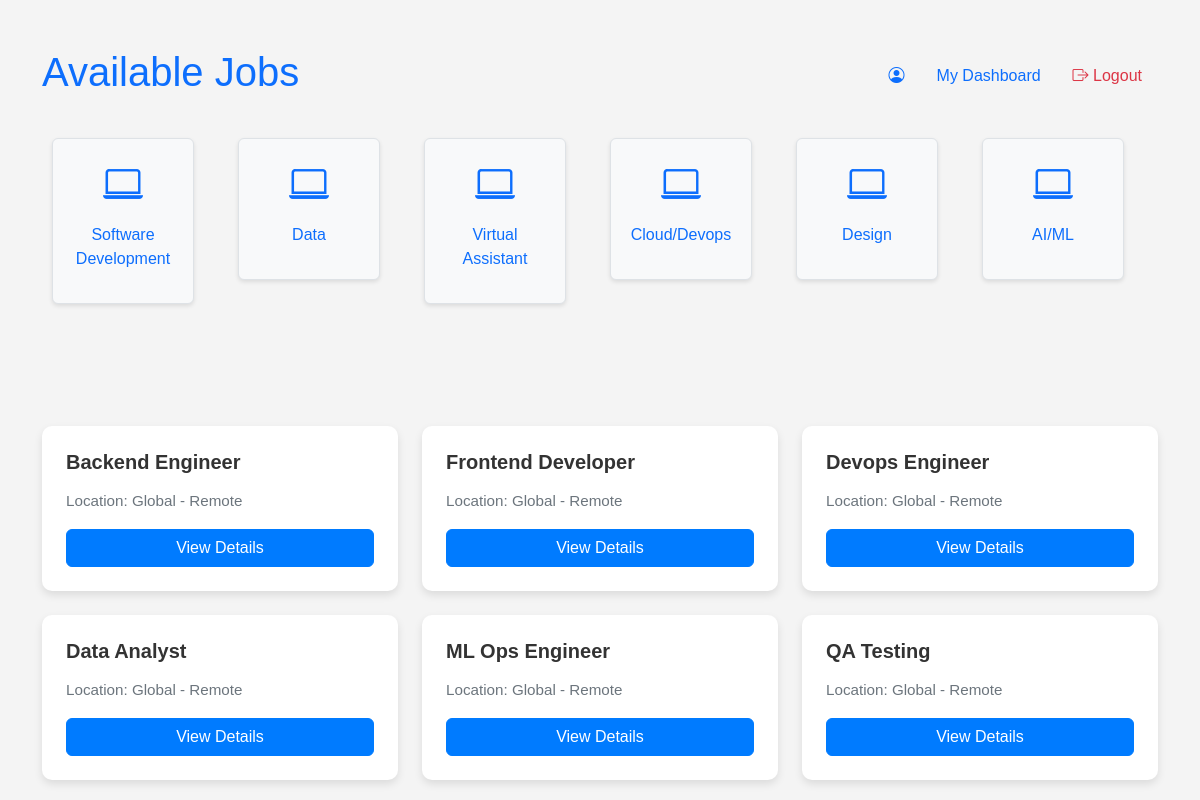
/job_listing/, run on the app's committed database.
### remote/models.py (models this page shows, shortened)
class Category(models.Model):
    name = models.CharField(max_length=100)
    description = models.TextField()
    slug = models.SlugField(unique=True)

class Job(models.Model):
    title = models.CharField(max_length=100)
    description = models.TextField()
    location = models.CharField(max_length=30)
    company_name = models.CharField(max_length=100)
    created_at = models.DateTimeField(auto_now_add=True)
    recruiter = models.ForeignKey(Profile, on_delete=models.CASCADE)
    category = models.ForeignKey(Category, on_delete=models.CASCADE, default=1)
    featured = models.BooleanField(default=False)

### remote/views.py (the view)
# urls.py: path('job_listing/', views.job_listing, name='job_listing'),
def job_listing(request):
    category = Category.objects.all()  # Get all categories
    jobs = Job.objects.all()  # Get all jobs
    context = {
        'category': category,  # Updated variable name
        'jobs': jobs
    }
    return render(request, 'job_listing.html', context)

### remote/templates/job_listing.html (shortened to what this page needs)
<!DOCTYPE html>
<html lang="en">
<head>
    {% load static %}
    <link href="https://cdn.jsdelivr.net/npm/bootstrap@5.3.0-alpha1/dist/css/bootstrap.min.css" rel="stylesheet">
    <link href="https://cdnjs.cloudflare.com/ajax/libs/bootstrap-icons/1.8.1/font/bootstrap-icons.min.css" rel="stylesheet">
    <link rel="stylesheet" href="{% static 'css/job_listing.css' %}">
</head>
<body>
    <div class="container mt-5">
        <header class="d-flex justify-content-between align-items-center mb-4">
            <h1 class="text-primary">Available Jobs</h1>
            <nav>
                <ul class="nav">
                    <li class="nav-item">
                        <a class="nav-link active" aria-current="page" href="{% url 'get_profile' user.profile.id %}">
                            <i class="bi bi-person-circle"></i> {{ user.username }}
                        </a>
                    </li>
                    <li class="nav-item">
                        <a class="nav-link" href="{% url 'jobs_dashboard' %}">My Dashboard</a>
                    </li>
                    <li class="nav-item">
                        <a class="nav-link text-danger" href="/logout/"><i class="bi bi-box-arrow-right"></i> Logout</a>
                    </li>
                </ul>
            </nav>
        </header>
        <div class="row text-center mb-5">
            <div class="row text-center mb-5">
                {% for category in category %}
                    <div class="col-md-2 col-6 mb-3">
                        <a href="#" class="text-decoration-none" data-category="{{ category.slug }}">
                            <div class="p-3 border rounded bg-light category-card">
                                <i class="bi bi-laptop fs-1 text-primary"></i>
                                <p class="mt-2">{{ category.name }}</p>
                            </div>
                        </a>
                    </div>
                {% endfor %}
            </div>
        </div>
        <div class="row">
            {% for job in jobs %}
                <div class="col-md-4 mb-4">
                    <div class="card h-100">
                        <div class="card-body">
                            <h5 class="card-title">{{ job.title }}</h5>
                            <p class="card-text">Location: {{ job.location }}</p>
                            <a href="{% url 'job_details' job.id %}" class="btn btn-outline-primary">
                                 View Details
                            </a>
                        </div>
                    </div>
                </div>
            {% endfor %}
        </div>
    </div>
</body>
</html>

### remote/static/css/job_listing.css (style rules this page uses)
body { margin: 0; padding: 0; font-family: Arial, sans-serif; background-color: #f4f4f4; }
.category-card { background-color: #ffffff; border: 1px solid #ced4da; border-radius: 25px; padding: 20px; margin: 10px; flex: 1 1 calc(25% - 20px); text-align: center; box-shadow: 0 2px 4px rgba(0, 0, 0, 0.1); transition: transform 0.2s, box-shadow 0.2s; }

### remote/templates/job_listing.html (style rules this page uses)
.card { border: none; border-radius: 10px; box-shadow: 0 4px 8px rgba(0, 0, 0, 0.1); transition: transform 0.3s, box-shadow 0.3s; }
.card-body { padding: 1.5rem; }
.card-title { font-weight: bold; font-size: 1.25rem; color: #333; }
.card-text { color: #6c757d; font-size: 0.95rem; }
.btn-outline-primary { background-color: #007bff; color: white; border-color: #007bff; width: 100%; }

### data on the page
Category: name "Software Development"
Category: name "Data"
Category: name "Virtual Assistant"
Category: name "Cloud/Devops"
Category: name "Design"
Category: name "AI/ML"
Job: title "Backend Engineer", location "Global - Remote"
Job: title "Frontend Developer", location "Global - Remote"
Job: title "Devops Engineer", location "Global - Remote"
Job: title "Data Analyst", location "Global - Remote"
Job: title "ML Ops Engineer", location "Global - Remote"
Job: title "QA Testing", location "Global - Remote"
